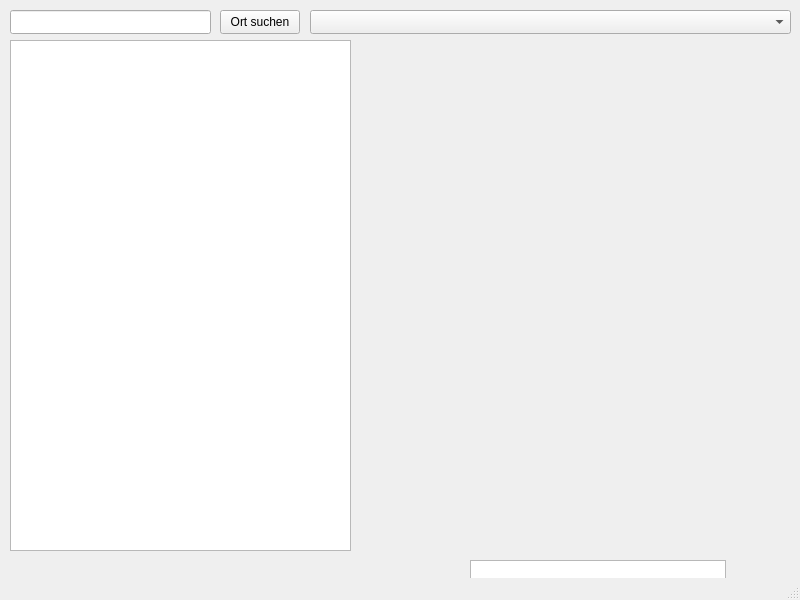
<?xml version="1.0" encoding="UTF-8"?>
<ui version="4.0">
 <class>MainWindow</class>
 <widget class="QMainWindow" name="MainWindow">
  <property name="geometry">
   <rect>
    <x>0</x>
    <y>0</y>
    <width>800</width>
    <height>600</height>
   </rect>
  </property>
  <property name="windowTitle">
   <string>MainWindow</string>
  </property>
  <widget class="QWidget" name="centralwidget">
   <widget class="QLineEdit" name="ort">
    <property name="geometry">
     <rect>
      <x>10</x>
      <y>10</y>
      <width>201</width>
      <height>24</height>
     </rect>
    </property>
   </widget>
   <widget class="QPushButton" name="suchen">
    <property name="geometry">
     <rect>
      <x>220</x>
      <y>10</y>
      <width>80</width>
      <height>24</height>
     </rect>
    </property>
    <property name="text">
     <string>Ort suchen</string>
    </property>
   </widget>
   <widget class="QComboBox" name="ortauswahl">
    <property name="geometry">
     <rect>
      <x>310</x>
      <y>10</y>
      <width>481</width>
      <height>24</height>
     </rect>
    </property>
   </widget>
   <widget class="QTableWidget" name="erdbeben">
    <property name="geometry">
     <rect>
      <x>10</x>
      <y>40</y>
      <width>341</width>
      <height>511</height>
     </rect>
    </property>
   </widget>
   <widget class="QChartView" name="graph" native="true">
    <property name="geometry">
     <rect>
      <x>360</x>
      <y>40</y>
      <width>431</width>
      <height>511</height>
     </rect>
    </property>
   </widget>
   <widget class="QGraphicsView" name="graphicsView">
    <property name="geometry">
     <rect>
      <x>470</x>
      <y>560</y>
      <width>256</width>
      <height>192</height>
     </rect>
    </property>
   </widget>
  </widget>
  <widget class="QMenuBar" name="menubar">
   <property name="geometry">
    <rect>
     <x>0</x>
     <y>0</y>
     <width>800</width>
     <height>23</height>
    </rect>
   </property>
  </widget>
  <widget class="QStatusBar" name="statusbar"/>
 </widget>
 <customwidgets>
  <customwidget>
   <class>QChartView</class>
   <extends>QWidget</extends>
   <header>qchartview.h</header>
   <container>1</container>
  </customwidget>
 </customwidgets>
 <resources/>
 <connections/>
</ui>
